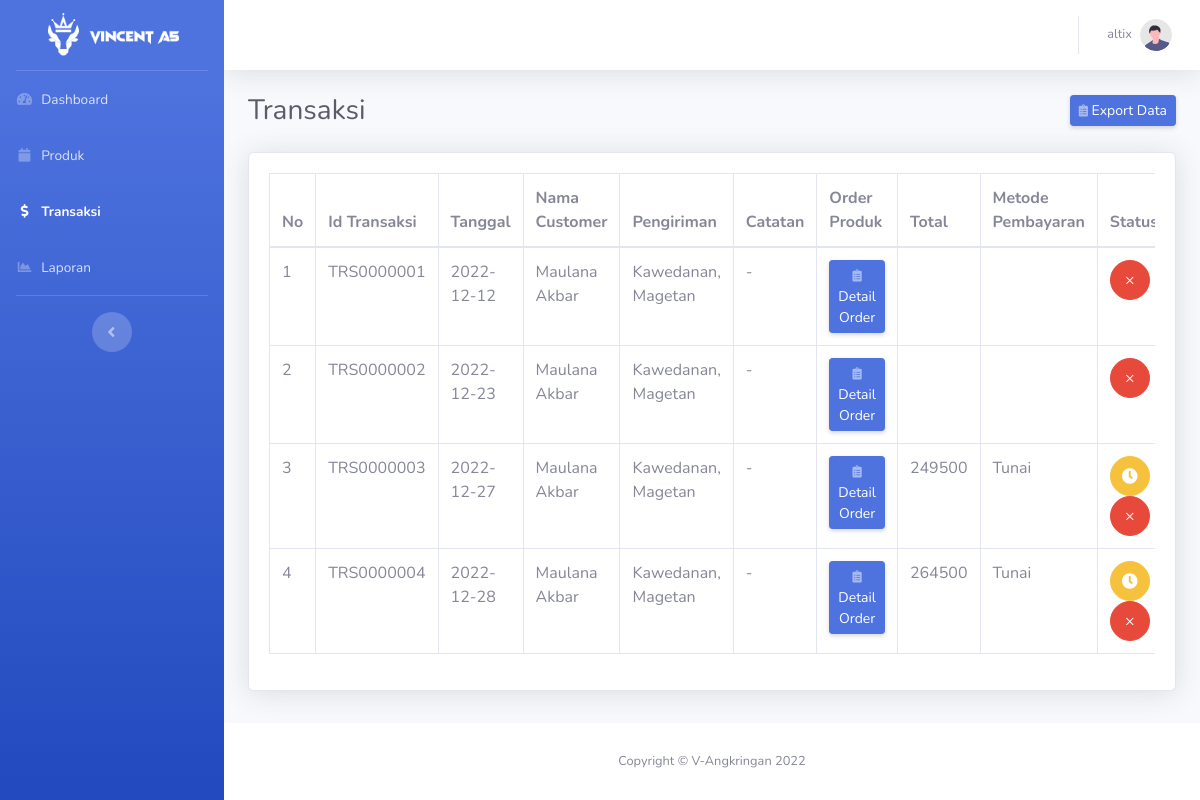
/admin/transaksi.php (signed in), run on the app's committed database.
### tables this page shows
CREATE TABLE `transaksi` (
  `id_transaksi` char(10) NOT NULL,
  `username` varchar(30) NOT NULL,
  `subtotal` bigint(15) DEFAULT NULL,
  `pengiriman` varchar(150) DEFAULT NULL,
  `metode` varchar(100) DEFAULT NULL,
  `status` enum('0','1','2','3') DEFAULT NULL,
  `catatanpbl` text DEFAULT NULL,
  `catatan` text DEFAULT NULL,
  `tanggal_transaksi` date NOT NULL DEFAULT current_timestamp(),
  `gambarbukti` varchar(150) DEFAULT NULL
);

CREATE TABLE `user` (
  `username` varchar(30) NOT NULL,
  `email` varchar(30) DEFAULT NULL,
  `password` varchar(20) NOT NULL,
  `nama_lengkap` varchar(30) NOT NULL,
  `no_hp` varchar(13) NOT NULL,
  `alamat` varchar(100) NOT NULL,
  `level` enum('admin','pelanggan','''') DEFAULT NULL,
  `kodeotp` int(10) DEFAULT NULL,
  `gambaruser` varchar(150) DEFAULT NULL
);

### admin/transaksi.php (the view, shortened to what this page needs)
<?php
require ('..\koneksi.php');
?>
<!DOCTYPE html>
<html lang="en">
<head>
    <link href="vendor/fontawesome-free/css/all.min.css" rel="stylesheet" type="text/css">
    <link href="css/sb-admin-2.min.css" rel="stylesheet">
</head>
<body id="page-top">
    <div id="wrapper">
        <ul class="navbar-nav bg-gradient-primary sidebar sidebar-dark accordion" id="accordionSidebar">
            <a class="sidebar-brand d-flex align-items-center justify-content-center" href="index.php">
                <div class="sidebar-brand-icon">
                    <img src="..\assets\gambar\a5-img.png" style="width:70%">
                </div>
            </a>
            <hr class="sidebar-divider my-0">
            <li class="nav-item">
                <a class="nav-link" href="index.php">
                    <i class="fas fa-fw fa-tachometer-alt"></i>
                    <span>Dashboard</span></a>
            </li>
            <li class="nav-item">
                <a class="nav-link" href="produk.php">
                    <i class="fas fa-fw fa-calendar"></i>
                    <span>Produk</span></a>
            </li>
            <li class="nav-item active">
                <a class="nav-link" href="transaksi.php">
                    <i class="fas fa-fw fa-dollar-sign"></i>
                    <span>Transaksi</span></a>
            </li>
                        <li class="nav-item">
                <a class="nav-link" href="laporan.php">
                    <i class="fas fa-fw fa-chart-area"></i>
                    <span>Laporan</span></a>
            </li>
            <hr class="sidebar-divider d-none d-md-block">
            <div class="text-center d-none d-md-inline">
                <button class="rounded-circle border-0" id="sidebarToggle"></button>
            </div>
        </ul>
        <div id="content-wrapper" class="d-flex flex-column">
            <div id="content">
                <nav class="navbar navbar-expand navbar-light bg-white topbar mb-4 static-top shadow">
                    <ul class="navbar-nav ml-auto">
                        <li class="nav-item dropdown no-arrow">
                            <a class="nav-link dropdown-toggle" href="#" id="userDropdown" role="button"
                                data-toggle="dropdown" aria-haspopup="true" aria-expanded="false">
                                <span class="mr-2 d-none d-lg-inline text-gray-600 small"><?php echo $_SESSION['ses'] ?></span>
                                <img class="img-profile rounded-circle"
                                    src="img/undraw_profile.svg">
                            </a>
                        </li>
                    </ul>
                </nav>
                <div class="container-fluid">
                    <div class="d-sm-flex align-items-center justify-content-between mb-4">
                        <h1 class="h3 mb-0 text-gray-800">Transaksi</h1> <a href="export-data-transaksi.php" class="btn btn-sm btn-primary shadow-sm"><i class="fas fa-clipboard-list fa-sm text-white-50"></i> Export Data</a>
                    </div>
                    <div class="card shadow mb-4">
                        <div class="card-body">
                            <div class="table-responsive">
                                <table class="table table-bordered" id="dataTable" width="100%" cellspacing="0">
                                    <thead>
                                        <tr>
                                            <th>No</th>
                                            <th>Id Transaksi</th>
                                            <th>Tanggal</th>
                                            <th>Nama Customer</th>
                                            <th>Pengiriman</th>
                                            <th>Catatan</th>
                                            <th>Order Produk</th>
                                            <th>Total</th>
                                            <th>Metode Pembayaran</th>
                                            <th>Status</th>
                                        </tr>
                                    </thead>
                                    <tbody>
                            <?php
                            $query = "SELECT id_transaksi as id, tanggal_transaksi as tanggal,nama_lengkap as nama, subtotal as total, user.alamat as alamat, transaksi.metode as metode, transaksi.status as status, catatanpbl as catatan FROM transaksi JOIN user ON transaksi.username = user.username";
                            $result = mysqli_query($koneksi, $query);
                            $no1 = 1;
                            while ($row = mysqli_fetch_array($result)) {
                                $idtransaksi = $row['id'];
                                $tgltransaksi = $row['tanggal'];
                                $namalengkap = $row['nama'];
                                $alamat = $row['alamat'];
                                $totalbayar = $row['total'];
                                $status = $row['status'];
                                $metode = $row['metode'];
                                $catatan = $row['catatan'];
                                ?>
                            <tr>
                                <td><?php echo $no1; ?></td>
                                <td><?php echo $idtransaksi; ?></td>
                                <td><?php echo $tgltransaksi; ?></td>
                                <td><?php echo $namalengkap; ?></td>
                                <td><?php echo $alamat; ?></td>
                                <td><?php
                                if($catatan==null) {
                                 echo "-";
                                } else {
                                    echo $catatan;
                                }
                                ?></td>
                                <td><a class="btn btn-sm btn-primary shadow-sm" title="Detail Order" href="" data-toggle="modal" data-target="#myorder<?php echo $row['id']; ?>"><i class="fas fa-clipboard-list fa-sm text-white-50"></i> Detail Order</a></a>
                            </td>
                                <td><?php echo $totalbayar; ?></td>
                                <td><?php echo $metode; ?></td>
                                <td>
                                <?php
                                    if($status=="0") {
                                        echo "<a class='btn btn-warning btn-circle' title='Transaksi sedang Diproses' href='proses-trans.php?id=$idtransaksi'><i class='fas fa-clock'></i></a>";
                                        echo "<a class='btn btn-danger btn-circle' title='Batalkan Transaksi' href='?id=$idtransaksi' data-toggle='modal' data-target='#cancelorder'>&times;</a>";
                                    }
                                    elseif ($status=="1") {
                                        echo "<a class='btn btn-primary btn-circle' title='Transaksi Dikirim' href='#'><i class='fas fa-truck'></i></a>";
                                    }elseif ($status=="2") {
                                        echo "<a class='btn btn-success btn-circle' title='Transaksi Selesai' href='#'><i class='fas fa-check'></i></a>";
                                    }
                                     else {
                                        echo "<a class='btn btn-danger btn-circle' title='Transaksi Dibatalkan' href='#'>&times;</a>";
                                    }
                                    ?>
                                </td>
                            </tr>
                            <?php
                            $no1++;
                            } ?>
                                    </tbody>
                                </table>
                            </div>
                        </div>
                    </div>
                </div>
            </div>
            <footer class="sticky-footer bg-white">
                <div class="container my-auto">
                    <div class="copyright text-center my-auto">
                        <span>Copyright &copy; V-Angkringan <?php echo date('Y'); ?></span>
                    </div>
                </div>
            </footer>
        </div>
    </div>
</body>
</html>

### data on the page
transaksi: id_transaksi "TRS0000001", tanggal_transaksi "2022-12-12", username.nama_lengkap "Maulana Akbar", username.alamat "Kawedanan, Magetan"
transaksi: id_transaksi "TRS0000002", tanggal_transaksi "2022-12-23", username.nama_lengkap "Maulana Akbar", username.alamat "Kawedanan, Magetan"
transaksi: id_transaksi "TRS0000003", tanggal_transaksi "2022-12-27", username.nama_lengkap "Maulana Akbar", username.alamat "Kawedanan, Magetan", subtotal "249500", metode "Tunai"
transaksi: id_transaksi "TRS0000004", tanggal_transaksi "2022-12-28", username.nama_lengkap "Maulana Akbar", username.alamat "Kawedanan, Magetan", subtotal "264500", metode "Tunai"

### other printed values
$_SESSION['ses'] "altix"
